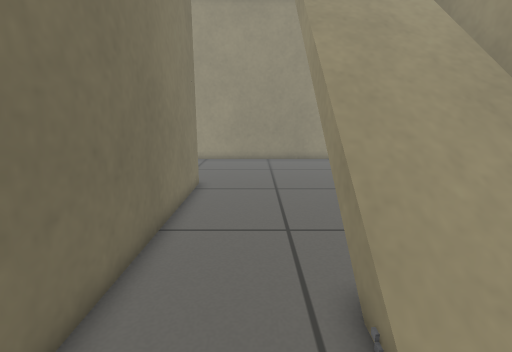
[1] (above)

22 first-person views from a walk through a world built for the Gazebo simulator. The camera is 0.68 m above the floor, tilts 12° down and sees 85° across. The floor is counted in squares, 0.2 m on a side. Each view is taken from the middle of a square. On the plan, view 1 faces up. The plan holds only what a view shows up to about 20 squares ahead; the rest is blank. The place goes on beyond the plan.

[2]
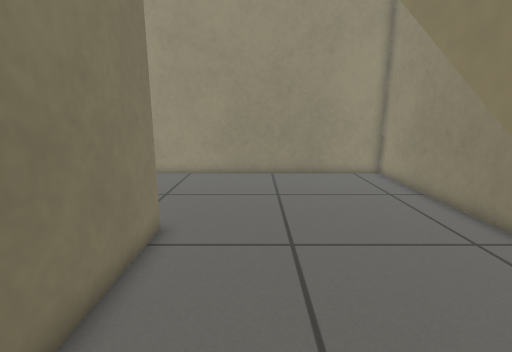

[3]
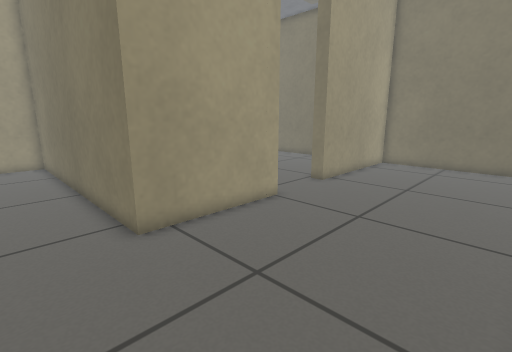

[4]
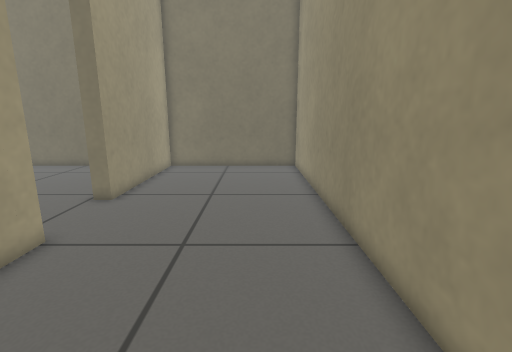

[5]
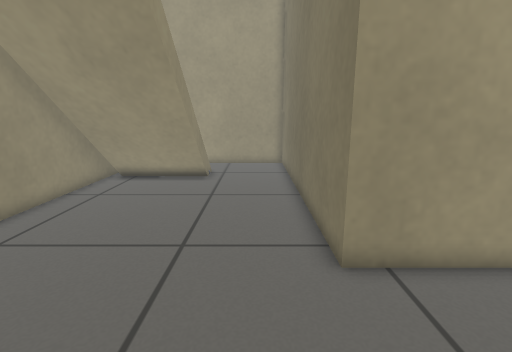

[6]
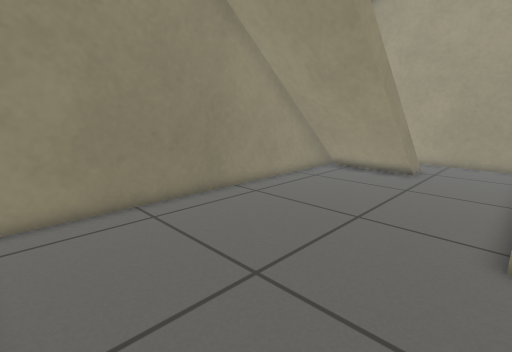

[7]
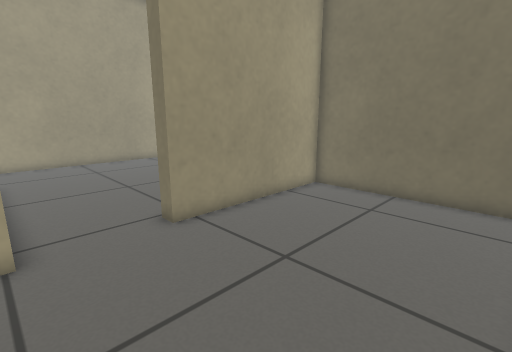

[8]
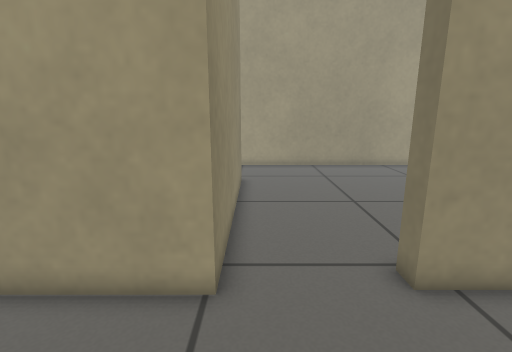

[9]
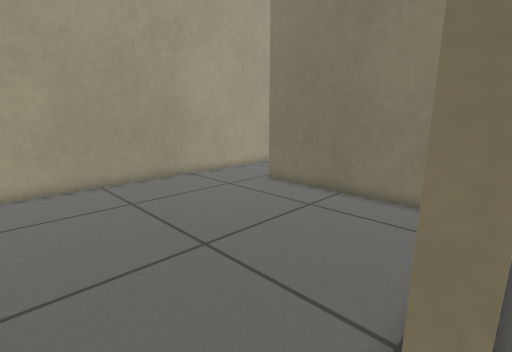

[10]
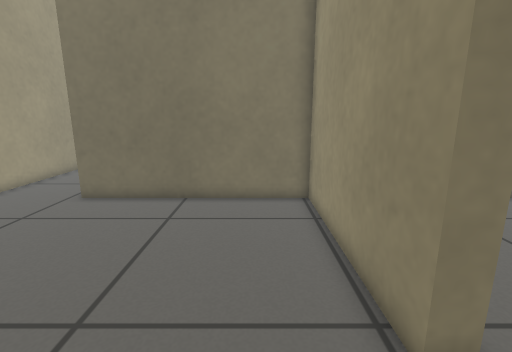

[11]
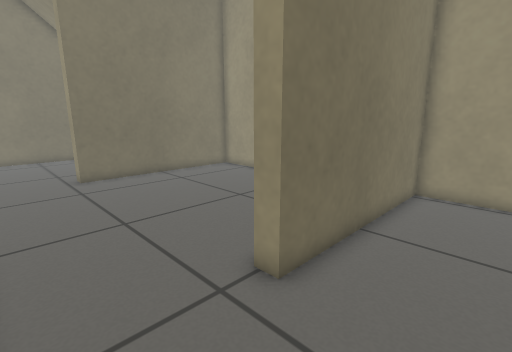

[12]
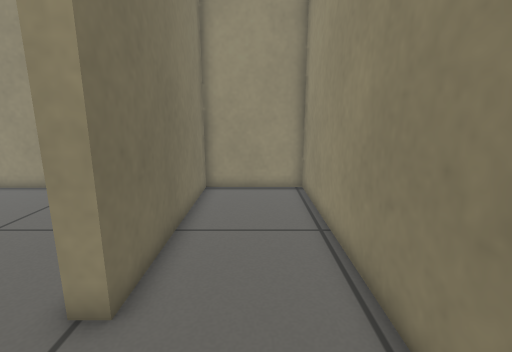

[13]
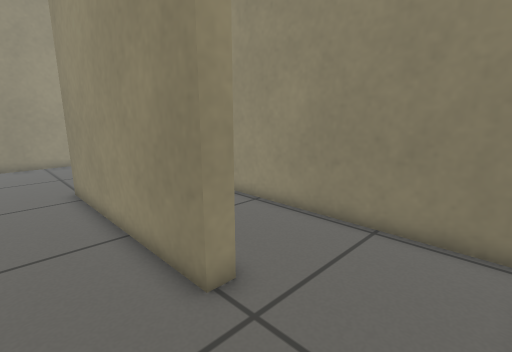

[14]
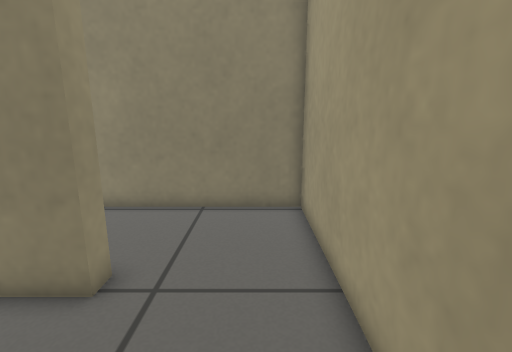

[15]
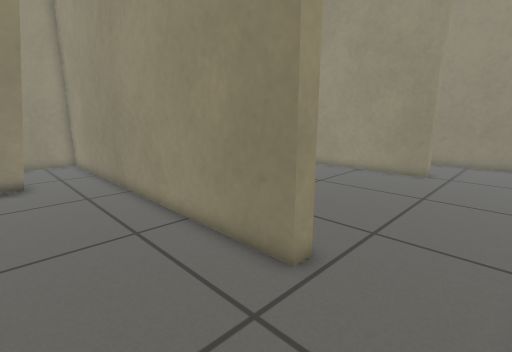

[16]
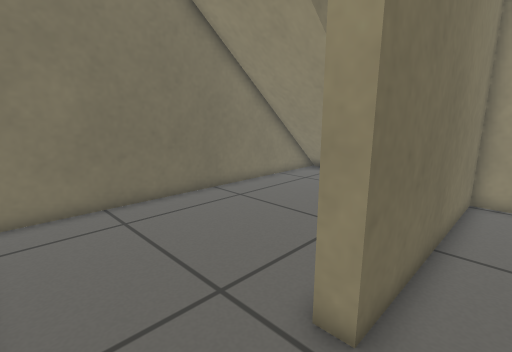

[17]
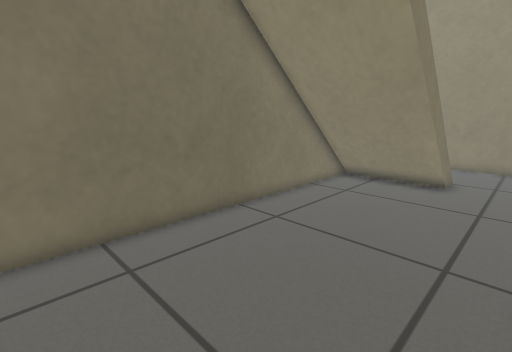

[18]
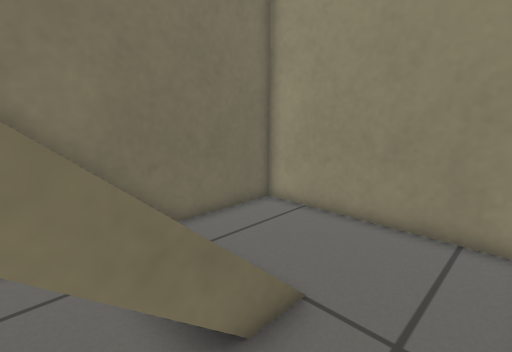

[19]
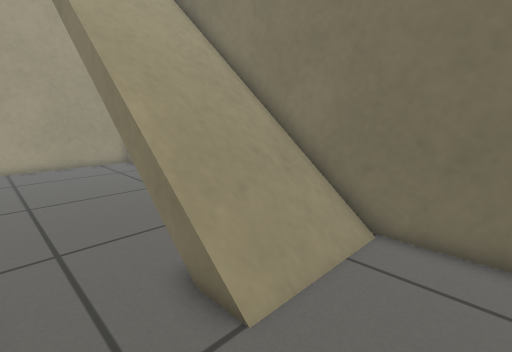

[20]
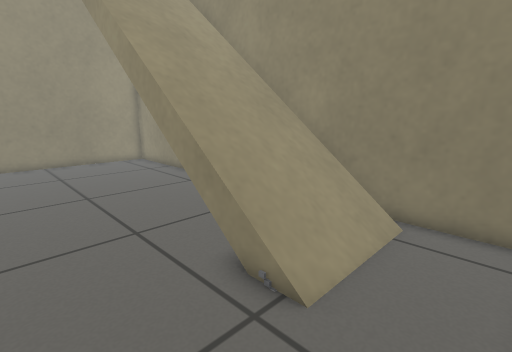

[21]
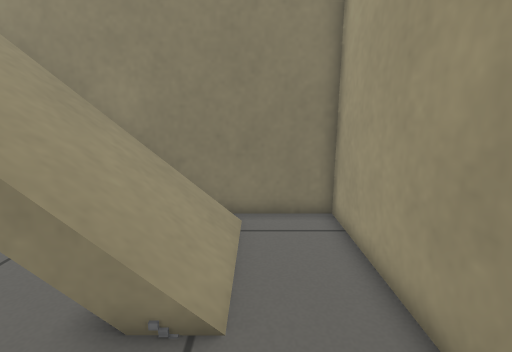

[22]
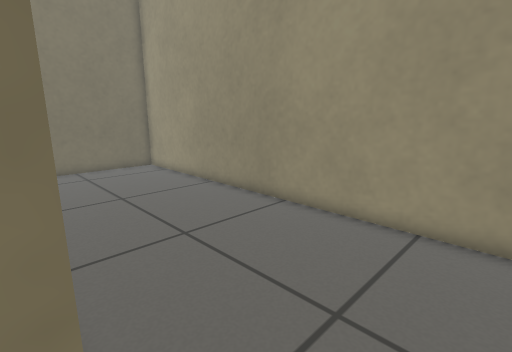

### Floor plan
Key: @ floor where view 1 was taken; # wall or solid block; . main floor; : floor 1.2 m higher than the main floor; + floor 1.25 m higher than the main floor; / step, stairs or slope; = window, fence, low wall or low ledge; v drop or lower ground.
Columns run from 31 left of view 1 to 8 right of it. Each row starts with its distance up from view 1.
 23 ########################################
 22 #........#.............................#
 21 #........#.............................#
 20 #........#.............................#
 19 #........#.............................#
 18 #........#.............................#
 17 #/////...#.............................#
 16 #/////...#.............................#
 15 #/////...#.............................#
 14 #/////...#########....#######..........#
 13 #/////...#########....#....##..........#
 12 #/////...#............#....##..........#
 11 #:::::...#............#....##..........#
 10 #=... ...#............#....##....+++++v#
  9 #........#............#....##..../////v#
  8 #........#............#....##..../////v#
  7 #........#............#....##..../////v#
  6 #........#............#....##..../////v#
  5 #........#............#....##..../////v#
  4 #........#.................##..../////v#
  3 #..........................##....//////#
  2 #..........................##..........#
  1 #..........................##..........#
  0 #..........................##..@.......#
 -1 ########################################

Where each view was taken, in squares from view 1:
view 1: 0 up, 0 right, facing up
view 2: 6 up, 0 right, facing up
view 3: 22 up, 0 right, facing down-left
view 4: 20 up, 2 left, facing left
view 5: 20 up, 1 left, facing down
view 6: 22 up, 3 left, facing down-right
view 7: 22 up, 9 left, facing down-left
view 8: 19 up, 10 left, facing down
view 9: 14 up, 10 left, facing down-left
view 10: 11 up, 10 left, facing left
view 11: 0 up, 5 left, facing up-left
view 12: 0 up, 6 left, facing up
view 13: 0 up, 12 left, facing up-right
view 14: 1 up, 14 left, facing right
view 15: 0 up, 27 left, facing up-right
view 16: 0 up, 20 left, facing up-left
view 17: 1 up, 23 left, facing up-left
view 18: 14 up, 23 left, facing up-left
view 19: 21 up, 23 left, facing down-left
view 20: 0 up, 2 left, facing up-right
view 21: 2 up, 2 left, facing right
view 22: 14 up, 2 left, facing up-left
